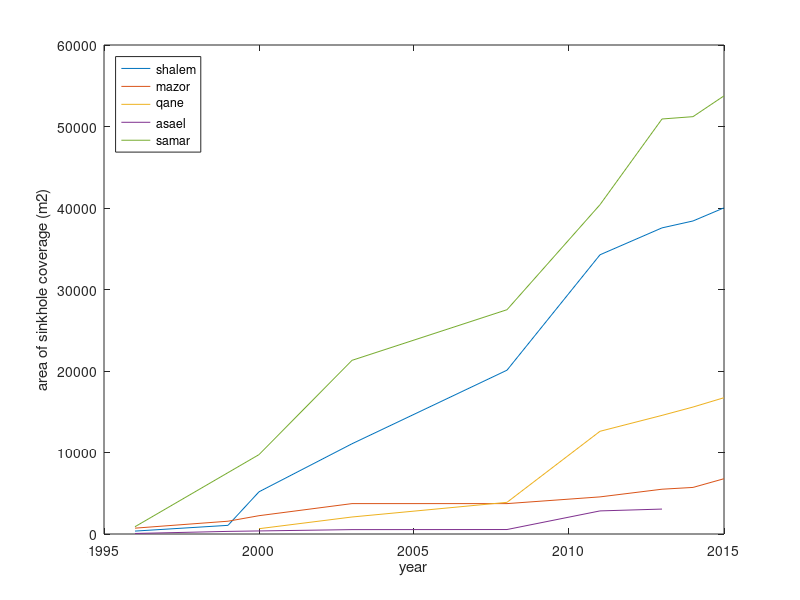
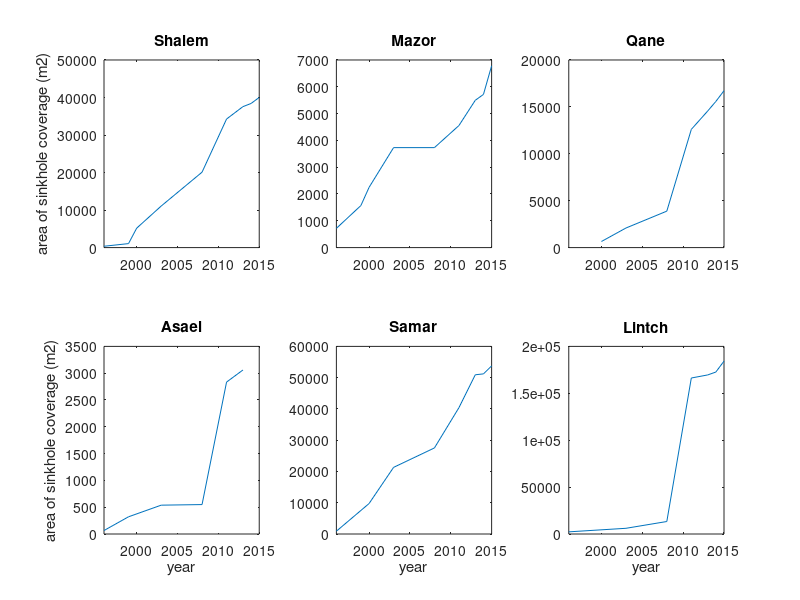

Here is the MATLAB script that generated these plots, in order: (Note: this script raises an error after producing the figures.)
%-------------------------------------------------------+
% Script to plot area covered by sinkholes at six sites |
% in Israel and compare trends in growth rate between   |
% the sites, then comparing to GAH.                     |
%                                                       |
% Rob Watson; 25/4/18                                   |
%-------------------------------------------------------+

%% read in data from text files

% sampling rate varies between sites
% first column is year; 2nd column is date (YYYY/MM/DD)
% area (column 3) covered is in m^2 and is cumulative 

% shalem (mineral beach, column 3) and mazor (column 4) 
fileID = fopen('SH_area_shalem_mazor.txt', 'r');
shalem_mazor = textscan(fileID, '%f %s %f %f');
fclose(fileID);

fileID = fopen('SH_area_lintch.txt', 'r');
lintch = textscan(fileID, '%f %s %f');
fclose(fileID);

fileID = fopen('SH_area_asael.txt', 'r');
asael = textscan(fileID, '%f %s %f');
fclose(fileID);

fileID = fopen('SH_area_qane.txt', 'r');
qane = textscan(fileID, '%f %s %f');
fclose(fileID);

fileID = fopen('SH_area_samar.txt', 'r');
samar = textscan(fileID, '%f %s %f');
fclose(fileID);

%% plot data by year

% all on one graph
figure(1);
plot(shalem_mazor{:,1}, shalem_mazor{:,3});
hold on;
plot(shalem_mazor{:,1}, shalem_mazor{:,4});
plot(qane{:,1}, qane{:,3});
plot(asael{:,1}, asael{:,3});
plot(samar{:,1}, samar{:,3});
xlabel('year');
ylabel('area of sinkhole coverage (m2)');
legend('shalem', 'mazor', 'qane', 'asael', 'samar', 'Location', 'NorthWest');

% as subplots

figure(2);
subplot(2,3,1);
plot(shalem_mazor{:,1}, shalem_mazor{:,3});
ylabel('area of sinkhole coverage (m2)');
title('Shalem');
xlim([1996 2015]); 
subplot(2,3,2);
plot(shalem_mazor{:,1}, shalem_mazor{:,4});
title('Mazor');
xlim([1996 2015]);
subplot(2,3,3);
plot(qane{:,1}, qane{:,3});
title('Qane');
xlim([1996 2015]);
subplot(2,3,4);
plot(asael{:,1}, asael{:,3});
ylabel('area of sinkhole coverage (m2)');
xlim([1996 2015]);
xlabel('year');
title('Asael');
subplot(2,3,5);
plot(samar{:,1}, samar{:,3});
xlabel('year');
xlim([1996 2015]);
title('Samar');
subplot(2,3,6);
plot(lintch{:,1}, lintch{:,3});
xlabel('year');
title('Lintch');
xlim([1996 2015]);

%% plot monthly sampled time series

% create monthly time ticks for plots

tSH_MZ = datetime(shalem_mazor{:,2}, 'InputFormat','yyyy/MM/dd');
datnumSH_MZ = datenum(tSH_MZ);
datnumSH_MZ = datnumSH_MZ';

tLTCH = datetime(lintch{:,2}, 'InputFormat','yyyy/MM/dd');
datnumLTCH = datenum(tLTCH);
datnumLTCH = datnumLTCH';

tAS = datetime(asael{:,2}, 'InputFormat','yyyy/MM/dd');
datnumAS = datenum(tAS);
datnumAS = datnumAS';

tQA = datetime(qane{:,2}, 'InputFormat','yyyy/MM/dd');
datnumQA = datenum(tQA);
datnumQA = datnumQA';

tSM = datetime(samar{:,2}, 'InputFormat','yyyy/MM/dd');
datnumSM = datenum(tSM);
datnumSM = datnumSM';

%% 
 